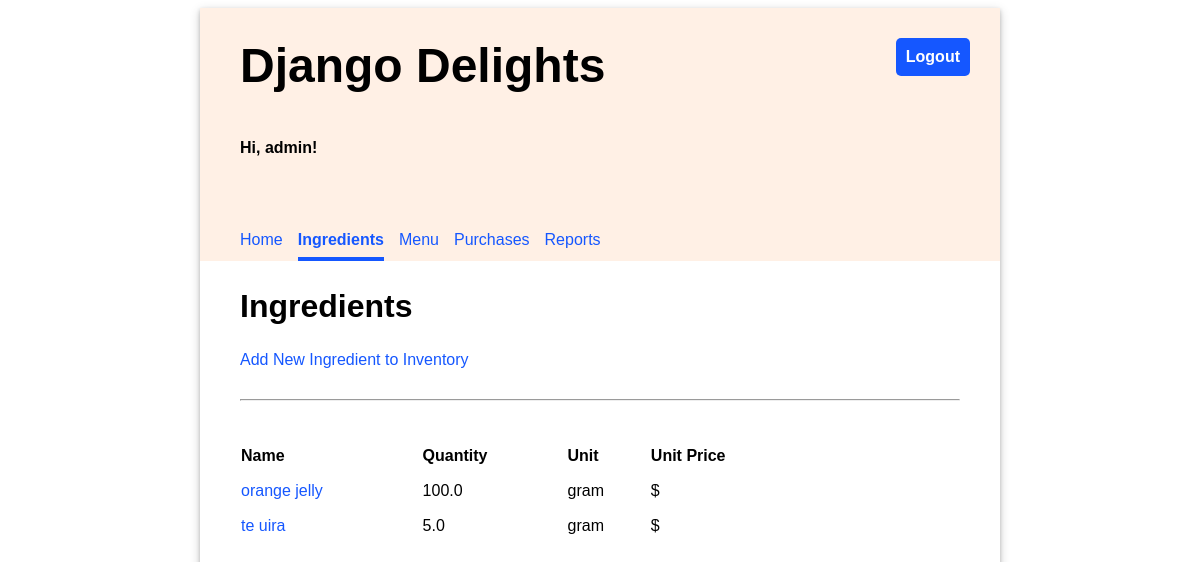
/ingredients/ (signed in), run on the app's committed database.
### restaurant/models.py (models this page shows, shortened)
class Ingredient(models.Model):
    name = models.CharField(max_length=100, unique=True)
    quantity = models.FloatField(default=0.0)
    unit = models.CharField(max_length=100)
    unit_price = models.FloatField(default=0.00)

### restaurant/views.py (the view)
# urls.py: path('ingredients/', views.IngredientsView.as_view(), name="ingredients"),
class IngredientsView(LoginRequiredMixin, ListView):
    template_name = "inventory/ingredients_list.html"
    model = Ingredient

### restaurant/templates/inventory/ingredients_list.html (shortened to what this page needs)
{% extends 'base.html' %}
{% load static %}
{% block content %}
    <h2>Ingredients</h2>
    <a href="{% url 'add_ingredient' %} ">Add New Ingredient to Inventory</a>
    <hr/>
    <table class="inventory-table">
        <thead>
            <tr>
                <th>Name</th>
                <th>Quantity</th>
                <th>Unit</th>
                <th>Unit Price</th>
            </tr>
        </thead>
        <tbody>
        {% for ingredient in object_list %}
            <tr>
                <td>
                    <a href="{% url "update_ingredient" ingredient.id %}">{{ ingredient.name }}</a>
                </td>
                <td>{{ ingredient.quantity }}</td>
                <td>{{ ingredient.unit }}</td>
                <td class="price">${{ ingredient.price_per_unit|stringformat:".2f" }}</td>
            </tr>
        {% endfor %}
        </tbody>
    </table>
{% endblock %}

### restaurant/templates/base.html (shortened to what this page needs)
<!DOCTYPE html>
<html>
<head>
  {% load static %}
  <link rel="stylesheet" type="text/css" href="{% static 'restaurant/style.css' %}" />
</head>
<body>
  <div class="app">
  <header>
    <div class="header-first-row">
      <h1 class="title">Django Delights</h1>
      {% if user.is_authenticated %}
      <a class="logout" href="/logout">Logout</a>
      {% endif %}
    </div>
    {% if user.is_authenticated %}
      <p>Hi, {{ user.username }}!</p>
      <nav class="navbar">
        {% url 'home' as home_url %}
        {% url 'ingredients' as ingredients_url %}
        {% url 'menu' as menu_url %}
        {% url 'purchases' as purchases_url %}
        {% url 'reports' as reports_url %}
        <a class="nav-item{% if request.path == home_url %} current-page{% endif %}" href="{% url 'home' %}">Home</a>
        <a class="nav-item{% if request.path == ingredients_url %} current-page{% endif %}" href="{% url 'ingredients' %}">Ingredients</a>
        <a class="nav-item{% if request.path == menu_url %} current-page{% endif %}" href="{% url 'menu' %}">Menu</a>
        <a class="nav-item{% if request.path == purchases_url %} current-page{% endif %}" href="{% url 'purchases' %}">Purchases</a>
        <a class="nav-item{% if request.path == reports_url %} current-page{% endif %}" href="{% url 'reports' %}">Reports</a>
      </nav>
    {% endif %}
  </header>
  <main>
    {% block content %}
    {% endblock %}
  </main>
  </div>
</body>
</html>

### restaurant/static/restaurant/style.css (style rules this page uses)
body { font-family: 'Oxygen', sans-serif; }
hr { margin: 30px 0; }
header { background-color: #FFF0E5; min-height: 200px; display: flex; align-items: center; flex-direction: column; align-items: flex-start; padding-left: 40px; }
main { display: flex; flex-direction: column; padding: 0 40px 20px 40px; justify-content: center; }
main h2 { font-size: 2em; }
.app { min-width: 800px; max-width: 60%; margin: 0 auto; box-shadow: 0 2px 4px 0 rgba(0, 0, 0, 0.2), 0 3px 10px 0 rgba(0, 0, 0, 0.19); }
.title { font-size: 3em; padding: 30px 0; margin: auto 0; }
header p { font-weight: bold; }
.navbar { margin-top: 50px; display: flex; width: 100%; }
.navbar a { text-decoration: none; padding: 8px 0; color: #1557FF; margin-right: 15px; }
.navbar a:hover, .navbar .current-page { border-bottom: solid 4px #1557FF; border-spacing: 0 15px; font-weight: bold; }
main table { text-align: left; border-collapse: separate; border-spacing: 0 15px; width: 80%; }
.header-first-row { width: 100%; display: flex; justify-content: space-between; }
.logout { height: max-content; text-align: center; text-decoration: none; border: 0px; background-color: #1557FF; border-radius: 5px; color: white; padding: 10px; font-weight: bold; margin: 30px; font-size: 1em; }
a { text-decoration: none; color: #1557FF; }

### data on the page
Ingredient: name "orange jelly", quantity "100.0", unit "gram"
Ingredient: name "te uira", quantity "5.0", unit "gram"

### other printed values
{{ user.username }} "admin"
